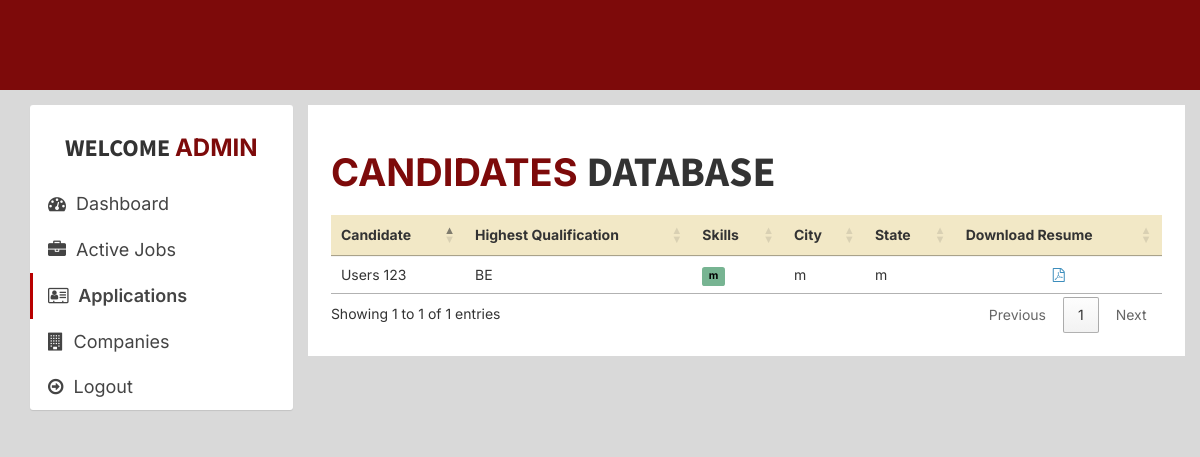
The app's page /past_repo/admin/applications.php (signed in) with its own data.
### tables this page shows
CREATE TABLE `users` (
  `id_user` int(11) NOT NULL,
  `firstname` varchar(255) NOT NULL,
  `lastname` varchar(255) NOT NULL,
  `email` varchar(255) NOT NULL,
  `password` varchar(255) NOT NULL,
  `address` text DEFAULT NULL,
  `city` varchar(255) DEFAULT NULL,
  `state` varchar(255) DEFAULT NULL,
  `contactno` varchar(255) DEFAULT NULL,
  `qualification` varchar(255) DEFAULT NULL,
  `stream` varchar(255) DEFAULT NULL,
  `passingyear` varchar(255) DEFAULT NULL,
  `dob` varchar(255) DEFAULT NULL,
  `age` varchar(255) DEFAULT NULL,
  `designation` varchar(255) DEFAULT NULL,
  `resume` varchar(255) DEFAULT NULL,
  `hash` varchar(255) DEFAULT NULL,
  `active` int(11) NOT NULL DEFAULT 1,
  `aboutme` text NOT NULL,
  `skills` text DEFAULT NULL
);

### past_repo/admin/applications.php (the view, shortened to what this page needs)
<?php
require_once("../db.php");
?>
<!DOCTYPE html>
<html>
<head>
  <link rel="stylesheet" href="https://cdnjs.cloudflare.com/ajax/libs/twitter-bootstrap/3.3.7/css/bootstrap.min.css">
  <link rel="stylesheet" href="https://cdnjs.cloudflare.com/ajax/libs/font-awesome/4.7.0/css/font-awesome.min.css">
  <link rel="stylesheet" href="https://cdnjs.cloudflare.com/ajax/libs/ionicons/2.0.1/css/ionicons.min.css">
  <link rel="stylesheet" href="https://cdn.datatables.net/1.10.15/css/jquery.dataTables.min.css">
  <link rel="stylesheet" href="../css/AdminLTE.min.css">
  <link rel="stylesheet" href="../css/_all-skins.min.css">
  <link rel="stylesheet" href="../css/custom.css">
</head>
<body class="hold-transition skin-green sidebar-mini">
<div class="wrapper">
<header style="background:#7D0A0A;"  class="main-header">
<br>
    <a href="index.php" class="logo logo-bg">
      <span style="font-size:3vw;" class="logo-lg"><img src="..\img\logo.png" width="200" alt=""></span>
    </a>
    <nav class="navbar navbar-static-top">
    </nav>
	<br>
  </header>
  <div class="content-wrapper" style="margin-left: 0px;">
    <section id="candidates" class="content-header">
      <div class="container">
        <div class="row">
          <div class="col-md-3">
            <div class="box box-solid">
              <div style="padding:10px; display:flex; justify-content:center;">
                <h3 style="font-weight:bold">WELCOME <b style="color: #7D0A0A;">ADMIN </b></h3>
              </div>
              <div class="box-body no-padding">
                <ul class="nav nav-pills nav-stacked">
                  <li style="font-size: 18px;"><a href="dashboard.php"><i class="fa fa-dashboard"></i> Dashboard</a></li>
                  <li style="font-size: 18px;"><a href="active-jobs.php"><i class="fa fa-briefcase"></i> Active Jobs</a></li>
                  <li style="font-size: 18px;" class="active"><a href="applications.php"><i class="fa fa-address-card-o"></i> Applications</a></li>
                  <li style="font-size: 18px;"><a href="companies.php"><i class="fa fa-building"></i> Companies</a></li>
                  <li style="font-size: 18px;"><a href="../logout.php"><i class="fa fa-arrow-circle-o-right"></i> Logout</a></li>
                </ul>
              </div>
            </div>
          </div>
          <div class="col-md-9 bg-white padding-2">
            <h3 style="font-size: 42px; font-weight:bold">
              <span style="color: #7D0A0A; font-size: 38px">CANDIDATES </span>DATABASE</h3>
            <div class="row margin-top-20">
              <div class="col-md-12">
                <div class="box-body table-responsive no-padding">
                  <table id="example2" class="table table-hover">
                    <thead style="background-color: #F2E8C6;">
                      <th>Candidate</th>
                      <th>Highest Qualification</th>
                      <th>Skills</th>
                      <th>City</th>
                      <th>State</th>
                      <th>Download Resume</th>
                    </thead>
                    <tbody>
                      <?php
                       $sql = "SELECT * FROM users";
                            $result = $conn->query($sql);
                            if($result->num_rows > 0) {
                              while($row = $result->fetch_assoc())
                              {
                                $skills = $row['skills'];
                                $skills = explode(',', $skills);
                      ?>
                      <tr>
                        <td><?php echo $row['firstname'].' '.$row['lastname']; ?></td>
                        <td><?php echo $row['qualification']; ?></td>
                        <td>
                          <?php
                          foreach ($skills as $value) {
                            echo ' <span class="label" style="background-color:#77B492; color:black">'.$value.'</span>';
                          }
                          ?>
                        </td>
                        <td><?php echo $row['city']; ?></td>
                        <td><?php echo $row['state']; ?></td>
                        <?php if($row['resume'] != '') { ?>
                        <td style="display:flex; justify-content:center"><a href="../uploads/resume/<?php echo $row['resume']; ?>" download="<?php echo $row['firstname'].' Resume'; ?>"><i class="fa fa-file-pdf-o"></i></a></td>
                        <?php } else { ?>
                        <td>No Resume Uploaded</td>
                        <?php } ?>
                      </tr>
                      <?php
                        }
                      }
                      ?>
                    </tbody>
                  </table>
                </div>
              </div>
            </div>
          </div>
        </div>
      </div>
    </section>
  </div>
</div>
</body>
</html>

### past_repo/css/custom.css (style rules this page uses)
* { font-family: "Inter", sans-serif; }
a { text-decoration: none; }
.logo-bg { background-color: #7D0A0A !important; }
.margin-top-20 { margin-top: 20px; }
.padding-2 { padding: 2%; }
.bg-white { background-color: #fff; }
ul { list-style: none; }

### records on screen
users: firstname "Users", lastname "123", qualification "BE", skills "m", city "m", state "m"
